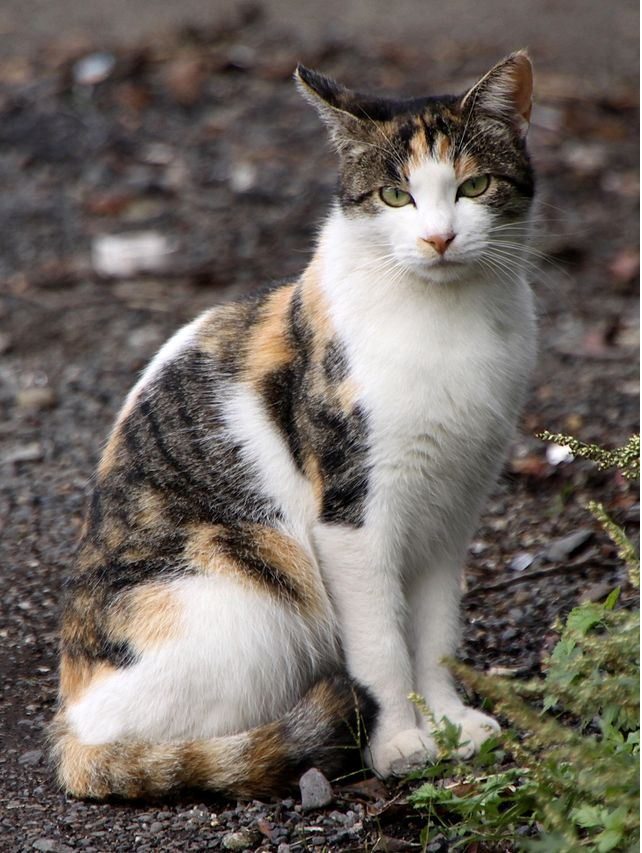
#> input picture gato.png, 642 x 853 px
$ python practica8.py   (older library calls are emulated)
#> lines starting #> are read from the running program, lines starting #| are printed output that depends on the picture
##practica 8
import numpy as np
from matplotlib import pyplot as plt
import math as ma
import cv2 #opencv

## Laplaciano
ima = cv2.imread("gato.png")
#> ima is the input picture: shape (853, 642, 3); mean B, G, R 96.2, 102.9, 110.1
image = cv2.cvtColor(ima,cv2.COLOR_BGR2GRAY)#Convertir imagen a imagen en escala de grises
cv2.imshow("Original",ima)
cv2.waitKey()

lap = cv2.Laplacian(image,cv2.CV_64F)# Detección de borde de Laplace
lap = np.uint8(np.absolute(lap))## Ir al valor absoluto de vuelta
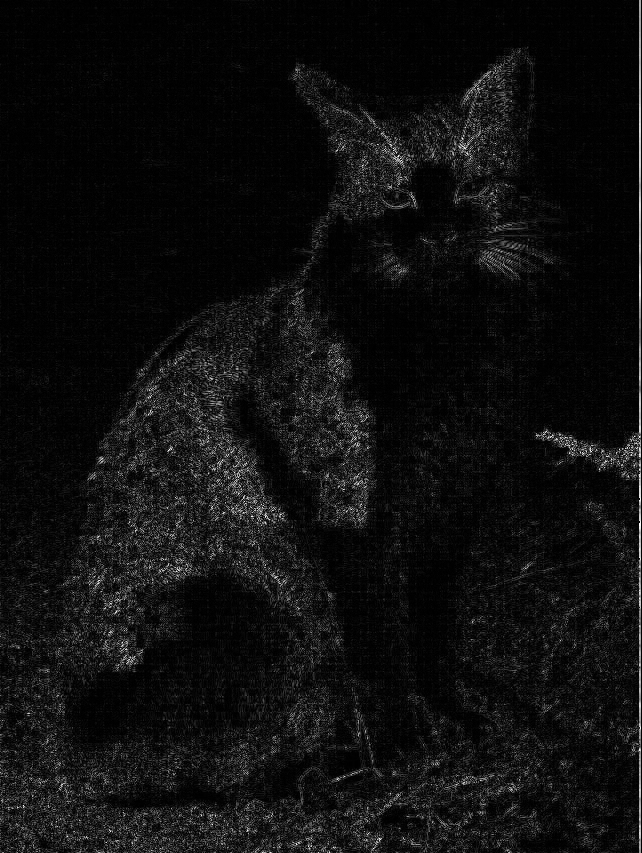
#> lap: shape (853, 642); min 0, max 255, mean 14.9
cv2.imshow("Laplacian",lap)
cv2.waitKey()
cv2.destroyAllWindows()

#############################################

##Sobelx y Y
ima = cv2.imread("gato.png")
image = cv2.cvtColor(ima,cv2.COLOR_BGR2GRAY)#Convertir imagen a imagen en escala de grises
cv2.imshow("Original",ima)


#Detección
sobelX = cv2.Sobel(image,cv2.CV_64F,1,0)#x gradiente de dirección
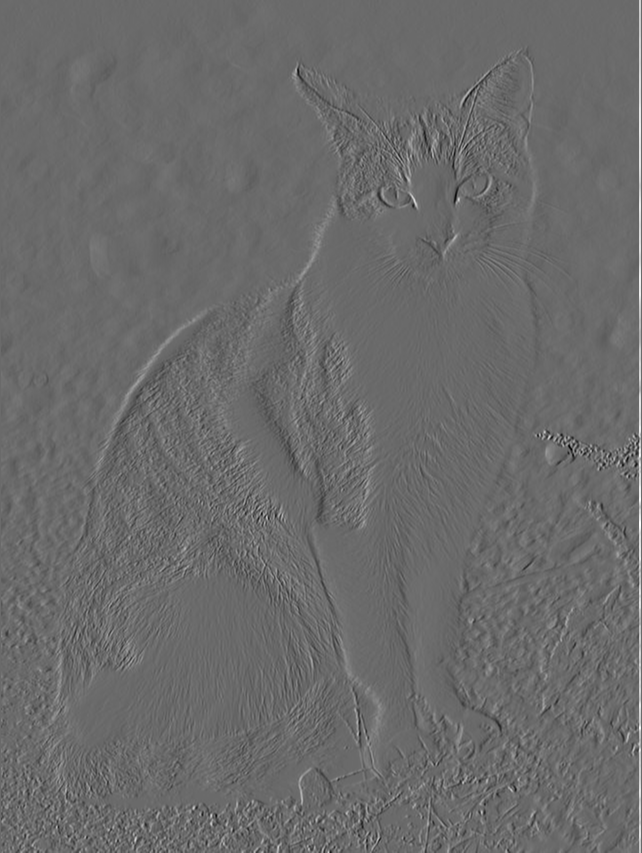
#> sobelX: shape (853, 642) float64; min -720, max 1001, mean 2.2; drawn with min black and max white
sobelY = cv2.Sobel(image,cv2.CV_64F,0,1)#y gradiente de dirección
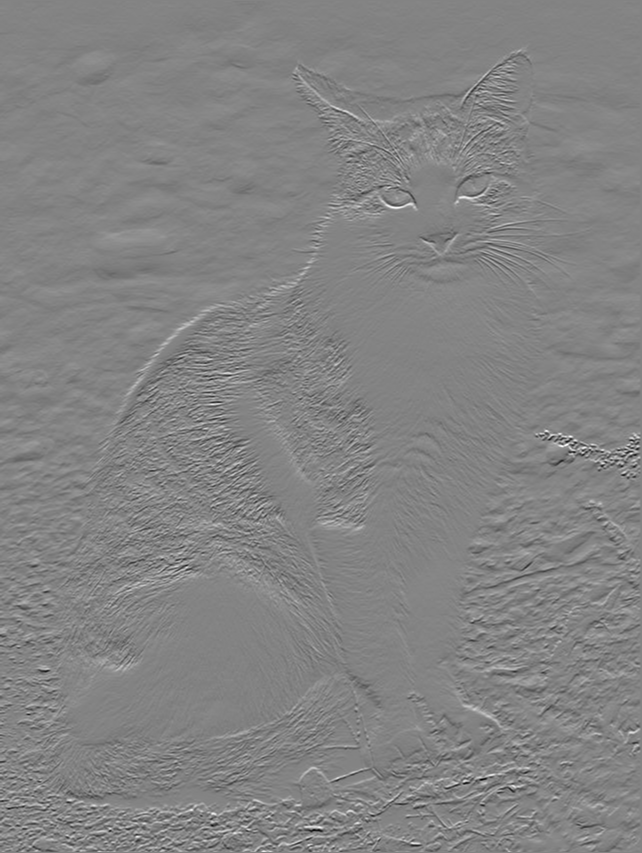
#> sobelY: shape (853, 642) float64; min -795, max 746, mean -0.4; drawn with min black and max white

sobelX = np.uint8(np.absolute(sobelX))#x gradiente de dirección valor absoluto
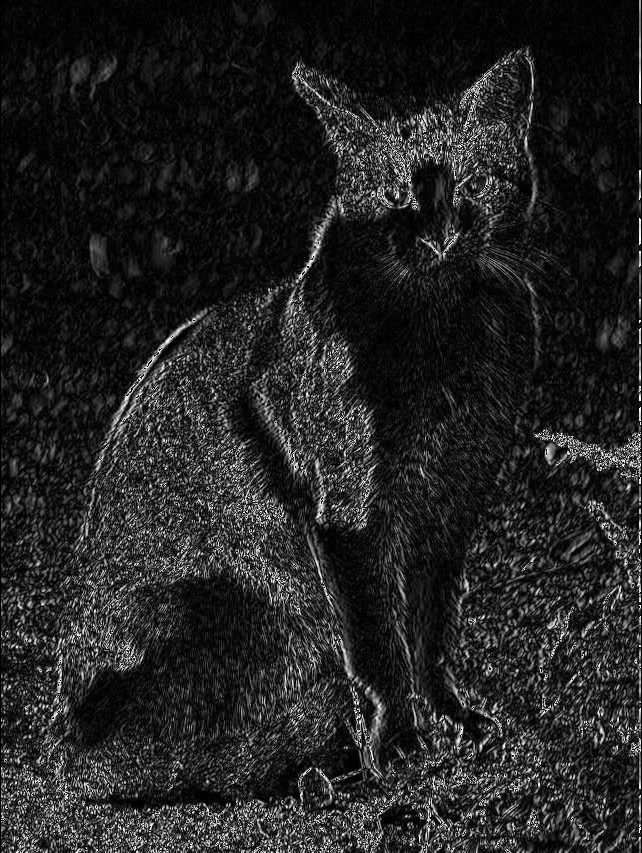
#> sobelX: shape (853, 642); min 0, max 255, mean 35.4
sobelY = np.uint8(np.absolute(sobelY))#y valor absoluto del gradiente de dirección
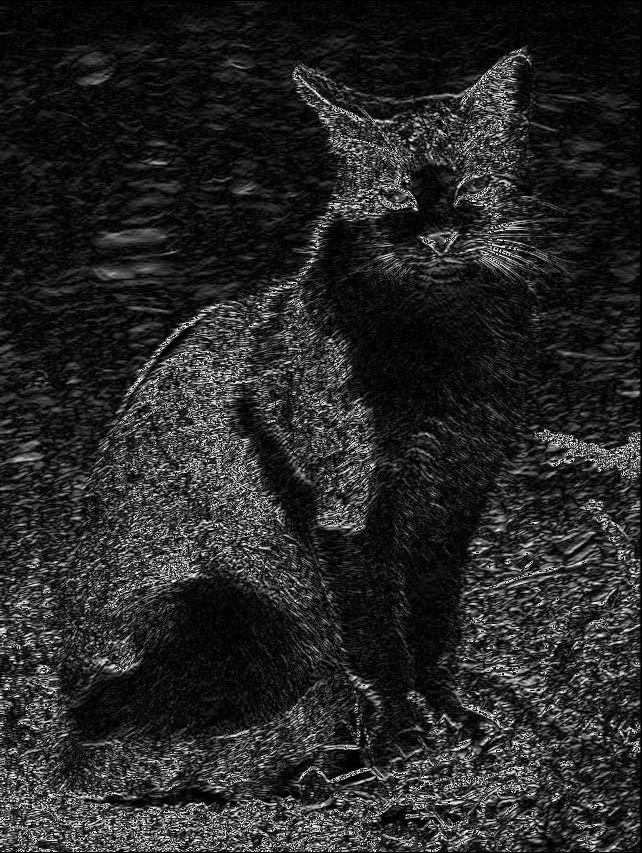
#> sobelY: shape (853, 642); min 0, max 255, mean 39.3

sobelCombined = cv2.bitwise_or(sobelX,sobelY)#
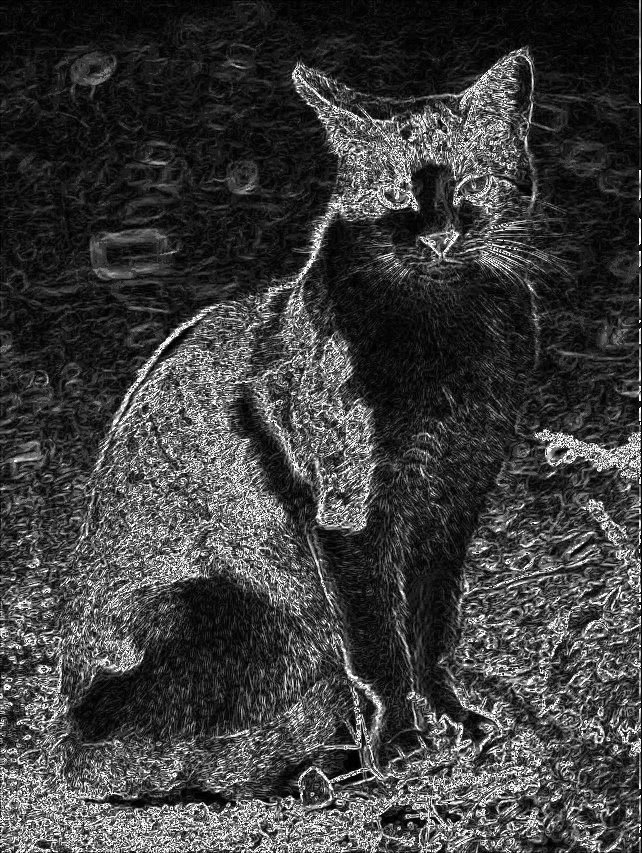
#> sobelCombined: shape (853, 642); min 0, max 255, mean 61.8
cv2.imshow("Sobel X", sobelX)
###################################################

##Canny

ima = cv2.imread("gato.png")
image = cv2.cvtColor(ima,cv2.COLOR_BGR2GRAY)#Convertir imagen a imagen en escala de grises
cv2.imshow("Image",ima)#Mostrar imagen


#Detección de #CannyEdge
canny = cv2.Canny(image,30,150)
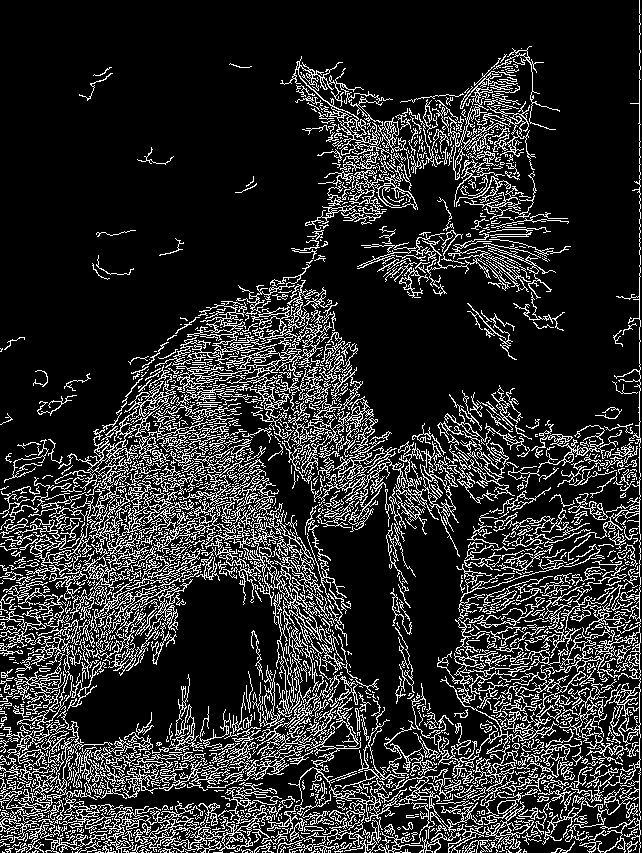
#> canny: shape (853, 642); 17.2% white in thin lines or dots
cv2.imshow("Canny",canny)
cv2.waitKey()
cv2.destroyAllWindows()
cv2.waitKey()
cv2.destroyAllWindows()
cv2.imshow("Original",ima)
cv2.imshow("Sobel Y", sobelY)
cv2.waitKey()
cv2.destroyAllWindows()
